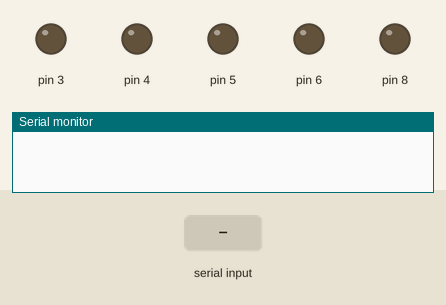
This sketch was run on a simulated Arduino Mega 2560, built with avr-gcc and run on an emulated ATmega2560. Shown: output pins drawn as LEDs (lit = HIGH), the last lines printed to the serial monitor. The test bench sets the inputs (shaded band).

Above: at 1.2 s.
1.3 s: "a" received over the second serial link
At 1.7 s:
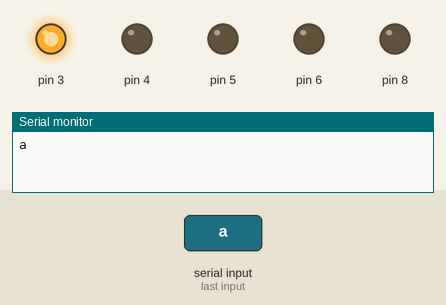
2.8 s: "1" received over the second serial link
At 4.0 s:
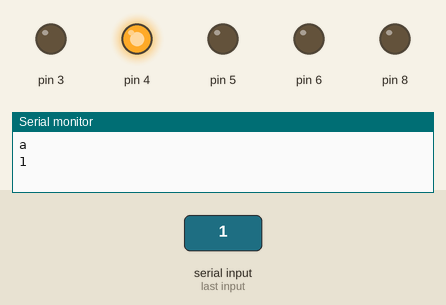
Timing chart, 0 to 5.8 s (numbered marks = the images above; inputs shaded):
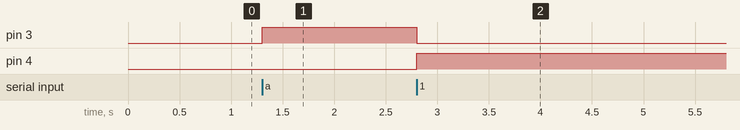

Measured:
- after the input at 1.3 s, pin 3: LOW → HIGH at once
- after the input at 2.8 s, pin 3: HIGH → LOW at once; pin 4: LOW → HIGH at once

The sketch:

Master.ino
```cpp
void setup()
{
  Serial.begin(9600);
  Serial1.begin(9600);

  pinMode(8, OUTPUT);
  pinMode(3, OUTPUT);
  pinMode(4, OUTPUT);
  pinMode(5, OUTPUT);
  pinMode(6, OUTPUT);
}

void loop()
{
  char get_data = 9;
  if (Serial1.available()) {
    while (Serial1.available()) {
      get_data = Serial1.read();
      Serial.println(get_data);
      if (get_data == 'a') {
        digitalWrite(3, HIGH);
        digitalWrite(4, LOW);
        digitalWrite(5, LOW);
        digitalWrite(6, LOW);
      } else if (get_data = 'b') {
        digitalWrite(3, LOW);
        digitalWrite(4, HIGH);
        digitalWrite(5, LOW);
        digitalWrite(6, LOW);
      } else if (get_data = 'c') {
        digitalWrite(3, LOW);
        digitalWrite(4, LOW);
        digitalWrite(5, HIGH);
        digitalWrite(6, LOW);
      } else if (get_data = 'd') {
        digitalWrite(3, LOW);
        digitalWrite(4, LOW);
        digitalWrite(5, LOW);
        digitalWrite(6, HIGH);
      } else {
        digitalWrite(3, LOW);
        digitalWrite(4, LOW);
        digitalWrite(5, LOW);
        digitalWrite(6, LOW);
      }
    }
  }
}
```
